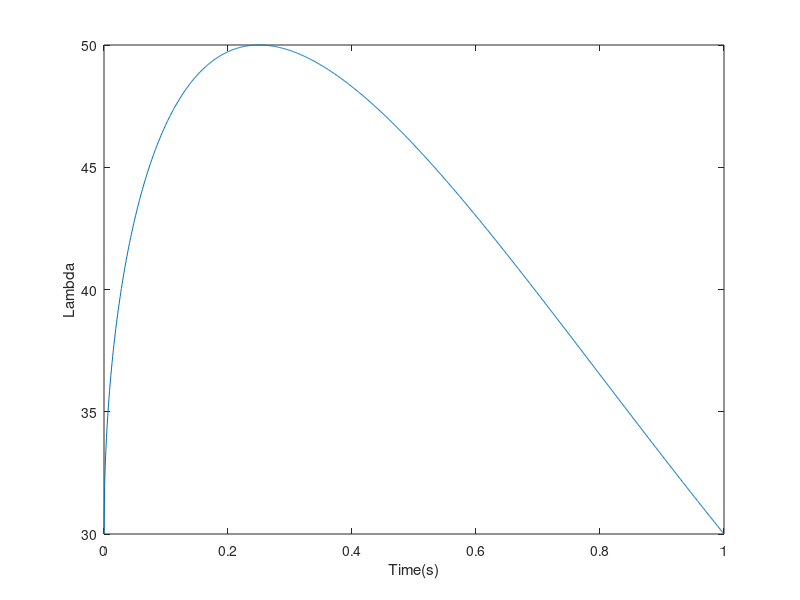

This chart was generated by the following MATLAB code:

%Use this plot to find that maximum lambda = 50 
x_array = [0:0.001:1];
y_array = [];
for i = 0:0.001:1
    y = 30 +(50-30)*cos(i^(1/2)*pi - pi/2);
    y_array(end+1) = y;
end
figure;
plot(x_array,y_array);
xlabel('Time(s)');
ylabel('Lambda');